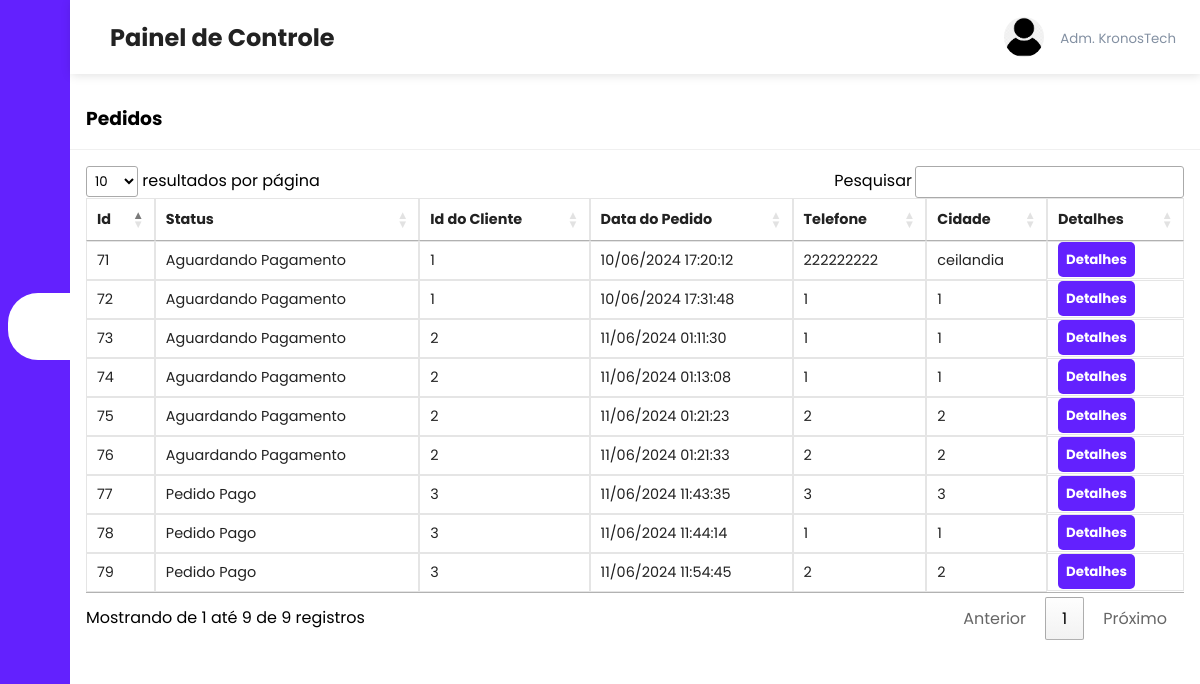
The app's page /admin/orders.php, older data.
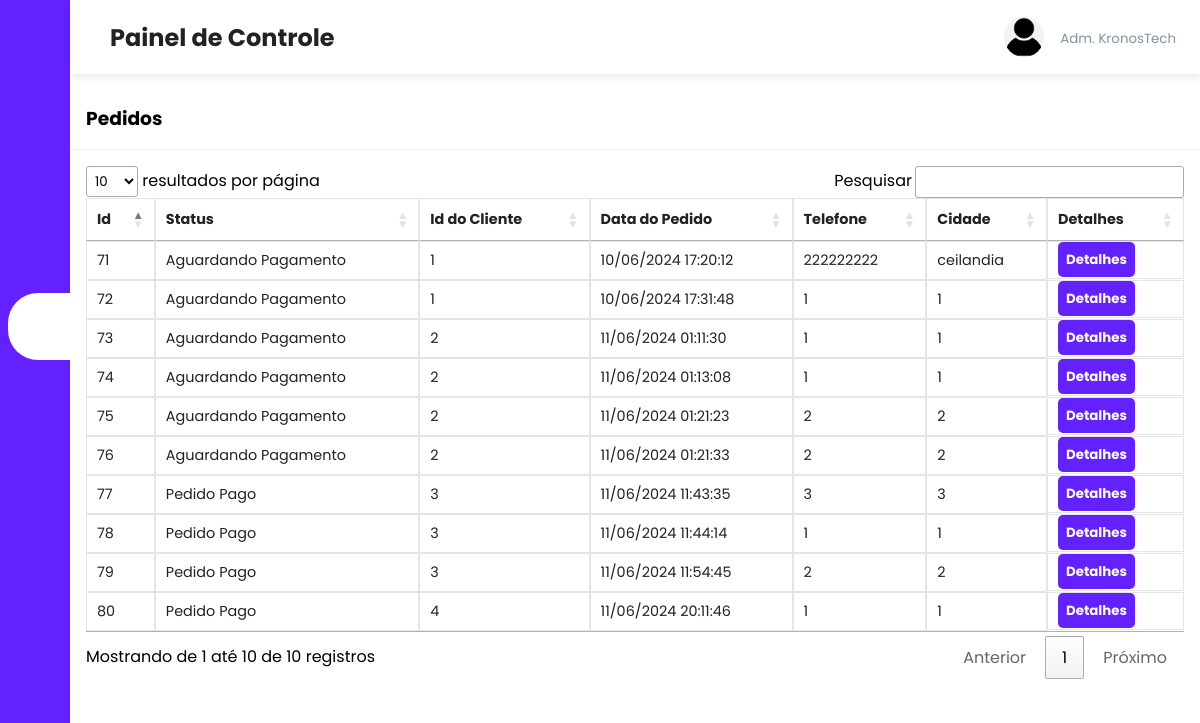
The same page, newer data.
### tables this page shows
CREATE TABLE `orders` (
  `order_id` int(11) NOT NULL,
  `order_cost` decimal(6,2) NOT NULL,
  `order_status` varchar(100) NOT NULL DEFAULT 'on_hold',
  `user_id` int(11) NOT NULL,
  `user_phone` text NOT NULL,
  `user_city` varchar(255) NOT NULL,
  `user_address` varchar(255) NOT NULL,
  `order_date` datetime NOT NULL DEFAULT current_timestamp()
);

### admin/orders.php (the view, shortened to what this page needs)
<?php
include('../server/connection.php');
if (isset($_GET['page_no']) && $_GET['page_no'] != "") {
    $page_no = $_GET['page_no'];
} else {
    $page_no = 1;
}
$total_records_per_page = 10;
$offset = ($page_no - 1) * $total_records_per_page;
$stmt2 = $conn->prepare("SELECT * FROM orders LIMIT ?, ?");
$stmt2->bind_param("ii", $offset, $total_records_per_page);
$stmt2->execute();
$orders = $stmt2->get_result();
?>
<?php include('header.php') ?>
<div class="recent-grid">
        <div class="projects">
            <div class="card">
                <div class="card-header">
                    <h3>Pedidos</h3>
                </div>
                <div class="card-body">
                    <div class="table-responsive">
                        <table width="100%" class="orders-table" id="tabelaOrdenada">
                            <thead>
                                <tr>
                                    <td>Id</td>
                                    <td>Status</td>
                                    <td>Id do Cliente</td>
                                    <td>Data do Pedido</td>
                                    <td>Telefone</td>
                                    <td>Cidade</td>
                                    <td>Detalhes</td>
                                </tr>
                            </thead>
                            <tbody>
                                <?php while($order = $orders->fetch_assoc()) { ?>
                                    <tr>
                                        <td><?php echo $order['order_id']; ?></td>
                                        <td><?php echo $order['order_status']; ?></td>
                                        <td><?php echo $order['user_id']; ?></td>
                                        <td><?php echo date('d/m/Y H:i:s', strtotime($order['order_date']));?></td>
                                        <td><?php echo $order['user_phone']; ?></td>
                                        <td><?php echo $order['user_city']; ?></td>
                                        <td><button><a class="btn btn-primary" href="view_order.php?order_id=<?php echo $order['order_id']; ?>">Detalhes</a></button></td>
                                    </tr>
                                <?php } ?>
                            </tbody>
                        </table>
                    </div>
                </div>
            </div>
        </div>
</body>
</html>

### admin/header.php (shortened to what this page needs)
<!DOCTYPE html>
<html lang="pt">
<head>
    <link rel="stylesheet" href="https://maxst.icons8.com/vue-static/landings/line-awesome/line-awesome/1.3.0/css/line-awesome.min.css">
    <link rel="stylesheet" href="styles.css">
    <link rel="stylesheet" type="text/css" href="https://cdn.datatables.net/1.11.5/css/jquery.dataTables.min.css">
</head>
<body>
    <div class="sidebar">
        <div class="sidebar-brand">
            <h2><span class="lab la-accusoft"></span><span>KronosTech</span></h2>
        </div>
        <div class="sidebar-menu">
            <ul>
                <li>
                    <a href="dashboard.php" class="active"><span class="las la-igloo"></span>
                    <span>Página Inicial</span></a>
                </li>
                <li>
                    <a href="products.php"><span class="las la-clipboard-list"></span>
                    <span>Produtos</span></a>
                </li>
                <li>
                    <a href="add_product.php"><span class="las la-list"></span>
                    <span>Adicionar Produtos</span></a>
                </li>
                <li>
                    <a href="orders.php"><span class="las la-receipt"></span>
                    <span>Pedidos</span></a>
                </li>
                <li>
                    <a href="clientes.php"><span class="las la-users"></span>
                    <span>Clientes</span></a>
                </li>
                <li>
                    <a href="admins.php"><span class="las la-users"></span>
                    <span>Administradores</span></a>
                </li>
                <li>
                    <a href="#"><span class="las la-user-circle"></span>
                    <span>Conta</span></a>
                </li>
                <li>
                    <a href="logout.php?logout=1"><span class="las la-door-open"></span>
                    <span>Logout</span></a>
                </li>
            </ul>
        </div>
    </div>
    <div class="main-content">
        <header>
            <h2>
                <label for="nav-toggle">
                    <span class="las la-bars"></span>
                </label>
                Painel de Controle
            </h2>
            <div class="user-wrapper">
                <img src="img 2.png" width="40px" height="40px">
                <div>
                    <small>Adm. KronosTech</small>
                </div>
            </div>
        </header>

### admin/styles.css (style rules this page uses)
:root { --main-color: #6321fe; --color-dark: #1d2231; --text-grey: #8390a2; }
* { padding: 0; margin: 0; box-sizing: border-box; list-style-type: none; text-decoration: none; font-family: "Poppins", sans-serif; }
.sidebar { width: 255px; position: fixed; left: 0; top: 0; height: 100%; background: var(--main-color); z-index: 100%; transition: width 300ms; }
.sidebar-brand { height: 90px; padding: 1rem 0rem 1rem 2rem; color: #fff; }
.sidebar-menu { margin-top: 1rem; }
.sidebar-menu li { width: 100%; margin-bottom: 1.7rem; padding-left: 1rem; }
.sidebar-menu a { padding-left: 1rem; display: block; color: #fff; font-size: 1.1rem; }
.sidebar-menu a.active { background: #fff; padding-top: 1rem; padding-bottom: 1rem; color: var(--main-color); border-radius: 30px 0px 0px 30px; }
.active { background: #fff; padding-top: 1rem; padding-bottom: 1rem; color: var(--main-color); border-radius: 30px 0px 0px 30px; }
.sidebar-menu a span:first-child { font-size: 1.5rem; padding-right: 1rem; }
.main-content { transition: margin-left 300ms; margin-left: 255px; }
header { background: #fff; display: flex; justify-content: space-between; padding: 1rem 1.5rem; box-shadow: 1px 1px 10px rgba(0, 0, 0, 0.13); position: fixed; left: 255px; width: calc(100% - 255px); top: 0; z-index: 100; transition: left 300ms; }
header h2 { color: #222; }
header label span { font-size: 1.7rem; padding-right: 1rem; }
.user-wrapper { display: flex; align-items: center; }
.user-wrapper img { border-radius: 50%; margin-right: 1rem; }
.user-wrapper small { display: inline-block; color: var(--text-grey); }
.recent-grid { margin-top: 5.5rem; }
.card { background: #fff; border-radius: 5px; }
.card-header, .card-body { padding: 1rem; }
.card-header { display: flex; justify-content: space-between; align-items: center; border-bottom: 1px solid #f0f0f0; font-weight: bold; }
table { border-collapse: collapse; }
thead tr { border-top: 2px solid rgba(0, 0, 0, 0.3); border-bottom: 2px solid rgba(0, 0, 0, 0.3) }
.orders-table td { border: 1px solid rgba(0, 0, 0, 0.10); padding: 8px; text-align: left; }
thead td { font-weight: 700; }
td { padding: 0.5rem 1rem; font-size: 0.9rem; color: #222; }
tr td:last-child { display: flex; align-items: center; }
.table-responsive { width: 100%; overflow-x: auto; }
@media only screen and (max-width: 1200px) { .sidebar { width: 70px; } }
@media only screen and (max-width: 1200px) { .sidebar .sidebar-brand, .sidebar li { padding-left: 1rem; text-align: center; } }
@media only screen and (max-width: 1200px) { .sidebar li a { padding-left: 0rem; } }
@media only screen and (max-width: 1200px) { .sidebar li a span { padding-left: 0rem; } }
@media only screen and (max-width: 1200px) { .sidebar .sidebar-brand, .sidebar li { padding-left: 0.5rem; text-align: center; } }
@media only screen and (max-width: 1200px) { .sidebar .sidebar-brand, .sidebar li a { padding-left: 1rem; } }
@media only screen and (max-width: 1200px) { .main-content { margin-left: 70px; } }
@media only screen and (max-width: 1200px) { .main-content header { width: calc(100% - 70px); left: 70px; } }
.btn { background-color: #6321fe; color: #fff; padding: 8px; border-radius: 5px; border: none; font-weight: bold; transition: 0.4s ease; }
button { border: none; }

Row changes from the older to the newer data that the page shows:
added orders: order_id "80", order_status "Pedido Pago", user "4", order_date "11/06/2024 20:11:46", user_phone "1", user_city "1"
Text that changed along with them:
text written by a page script: "resultados por página Pesquisar Mostrando de 1 até 9 de 9 registros Anterior 1 Próximo" → "resultados por página Pesquisar Mostrando de 1 até 10 de 10 registros Anterior 1 Próximo"
